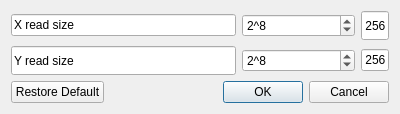
<?xml version="1.0" encoding="UTF-8"?>
<ui version="4.0">
 <class>InputBox</class>
 <widget class="QDialog" name="InputBox">
  <property name="geometry">
   <rect>
    <x>0</x>
    <y>0</y>
    <width>400</width>
    <height>114</height>
   </rect>
  </property>
  <property name="minimumSize">
   <size>
    <width>400</width>
    <height>114</height>
   </size>
  </property>
  <property name="maximumSize">
   <size>
    <width>400</width>
    <height>114</height>
   </size>
  </property>
  <property name="windowTitle">
   <string>Skipping amounts</string>
  </property>
  <layout class="QGridLayout" name="gridLayout">
   <item row="0" column="0">
    <layout class="QGridLayout" name="gridLayout_6">
     <item row="1" column="1">
      <widget class="QSpinBox" name="Ysize">
       <property name="sizePolicy">
        <sizepolicy hsizetype="Expanding" vsizetype="Fixed">
         <horstretch>4</horstretch>
         <verstretch>0</verstretch>
        </sizepolicy>
       </property>
       <property name="prefix">
        <string>2^</string>
       </property>
       <property name="minimum">
        <number>1</number>
       </property>
       <property name="maximum">
        <number>13</number>
       </property>
       <property name="singleStep">
        <number>1</number>
       </property>
       <property name="stepType">
        <enum>QAbstractSpinBox::DefaultStepType</enum>
       </property>
       <property name="value">
        <number>8</number>
       </property>
      </widget>
     </item>
     <item row="0" column="1">
      <widget class="QSpinBox" name="Xsize">
       <property name="sizePolicy">
        <sizepolicy hsizetype="Expanding" vsizetype="Fixed">
         <horstretch>3</horstretch>
         <verstretch>0</verstretch>
        </sizepolicy>
       </property>
       <property name="wrapping">
        <bool>false</bool>
       </property>
       <property name="suffix">
        <string/>
       </property>
       <property name="prefix">
        <string>2^</string>
       </property>
       <property name="minimum">
        <number>1</number>
       </property>
       <property name="maximum">
        <number>13</number>
       </property>
       <property name="singleStep">
        <number>1</number>
       </property>
       <property name="stepType">
        <enum>QAbstractSpinBox::DefaultStepType</enum>
       </property>
       <property name="value">
        <number>8</number>
       </property>
       <property name="displayIntegerBase">
        <number>10</number>
       </property>
      </widget>
     </item>
     <item row="1" column="0">
      <widget class="QLineEdit" name="Ytext">
       <property name="sizePolicy">
        <sizepolicy hsizetype="Expanding" vsizetype="Expanding">
         <horstretch>4</horstretch>
         <verstretch>1</verstretch>
        </sizepolicy>
       </property>
       <property name="cursor">
        <cursorShape>ArrowCursor</cursorShape>
       </property>
       <property name="text">
        <string>Y read size</string>
       </property>
       <property name="alignment">
        <set>Qt::AlignLeading|Qt::AlignLeft|Qt::AlignVCenter</set>
       </property>
       <property name="readOnly">
        <bool>true</bool>
       </property>
      </widget>
     </item>
     <item row="0" column="2">
      <widget class="QLineEdit" name="Xvalue">
       <property name="sizePolicy">
        <sizepolicy hsizetype="Expanding" vsizetype="Expanding">
         <horstretch>1</horstretch>
         <verstretch>1</verstretch>
        </sizepolicy>
       </property>
       <property name="cursor">
        <cursorShape>ArrowCursor</cursorShape>
       </property>
       <property name="text">
        <string>= 256</string>
       </property>
       <property name="readOnly">
        <bool>true</bool>
       </property>
      </widget>
     </item>
     <item row="0" column="0">
      <widget class="QLineEdit" name="Xtext">
       <property name="sizePolicy">
        <sizepolicy hsizetype="Expanding" vsizetype="Fixed">
         <horstretch>8</horstretch>
         <verstretch>0</verstretch>
        </sizepolicy>
       </property>
       <property name="cursor">
        <cursorShape>ArrowCursor</cursorShape>
       </property>
       <property name="text">
        <string>X read size</string>
       </property>
       <property name="readOnly">
        <bool>true</bool>
       </property>
      </widget>
     </item>
     <item row="1" column="2">
      <widget class="QLineEdit" name="Yvalue">
       <property name="text">
        <string>= 256</string>
       </property>
      </widget>
     </item>
    </layout>
   </item>
   <item row="1" column="0">
    <layout class="QHBoxLayout" name="horizontalLayout">
     <item>
      <widget class="QPushButton" name="restoreButton">
       <property name="text">
        <string>Restore Default</string>
       </property>
      </widget>
     </item>
     <item>
      <widget class="QDialogButtonBox" name="buttonBox">
       <property name="standardButtons">
        <set>QDialogButtonBox::Cancel|QDialogButtonBox::Ok</set>
       </property>
      </widget>
     </item>
    </layout>
   </item>
  </layout>
 </widget>
 <resources/>
 <connections>
  <connection>
   <sender>Xsize</sender>
   <signal>valueChanged(int)</signal>
   <receiver>InputBox</receiver>
   <slot>update_value(int)</slot>
   <hints>
    <hint type="sourcelabel">
     <x>304</x>
     <y>22</y>
    </hint>
    <hint type="destinationlabel">
     <x>231</x>
     <y>0</y>
    </hint>
   </hints>
  </connection>
  <connection>
   <sender>Ysize</sender>
   <signal>valueChanged(int)</signal>
   <receiver>InputBox</receiver>
   <slot>update_value(int)</slot>
   <hints>
    <hint type="sourcelabel">
     <x>272</x>
     <y>57</y>
    </hint>
    <hint type="destinationlabel">
     <x>399</x>
     <y>67</y>
    </hint>
   </hints>
  </connection>
  <connection>
   <sender>buttonBox</sender>
   <signal>accepted()</signal>
   <receiver>InputBox</receiver>
   <slot>accept()</slot>
   <hints>
    <hint type="sourcelabel">
     <x>232</x>
     <y>90</y>
    </hint>
    <hint type="destinationlabel">
     <x>232</x>
     <y>149</y>
    </hint>
   </hints>
  </connection>
  <connection>
   <sender>buttonBox</sender>
   <signal>rejected()</signal>
   <receiver>InputBox</receiver>
   <slot>reject()</slot>
   <hints>
    <hint type="sourcelabel">
     <x>345</x>
     <y>84</y>
    </hint>
    <hint type="destinationlabel">
     <x>342</x>
     <y>136</y>
    </hint>
   </hints>
  </connection>
  <connection>
   <sender>restoreButton</sender>
   <signal>clicked()</signal>
   <receiver>InputBox</receiver>
   <slot>restore_default()</slot>
   <hints>
    <hint type="sourcelabel">
     <x>82</x>
     <y>94</y>
    </hint>
    <hint type="destinationlabel">
     <x>82</x>
     <y>164</y>
    </hint>
   </hints>
  </connection>
 </connections>
 <slots>
  <slot>check_if_valid()</slot>
  <slot>cancel()</slot>
  <slot>update_value(int)</slot>
  <slot>receive_value()</slot>
  <slot>restore_default()</slot>
 </slots>
</ui>
